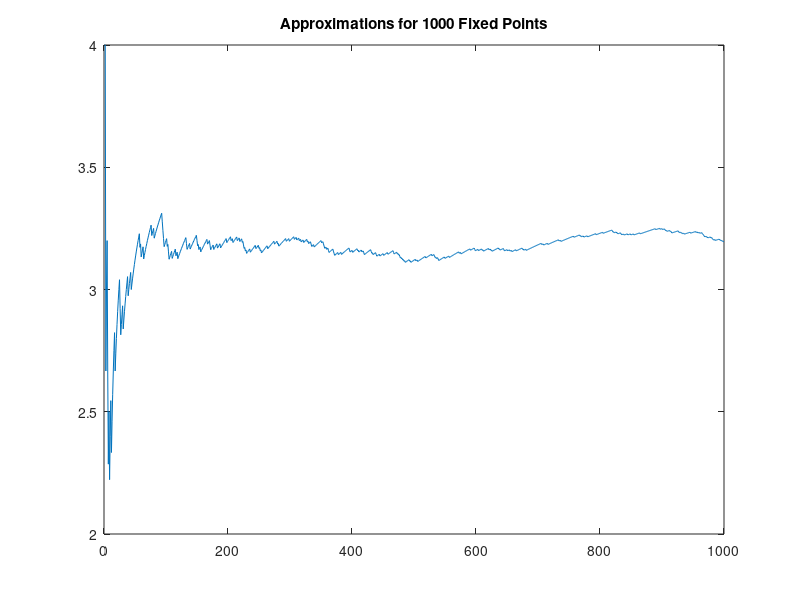

This chart was generated by the following MATLAB code: (Note: this script raises an error after producing the figure.)
%%Homework One AMS595
%%Ramona Tobey 
%%id: 117607747
%{Assignment:The value of π can be estimated using a Monte Carlo algorithm by leveraging the
%relationship between the probability that randomly chosen points in the x − y plane
%fall within a specific region and the area of that region. Specifically, if we randomly
%select (x, y) ∈ [0, 1] × [0, 1] , these points will always lie within a unit square. Some
%of these points may also lie within a quarter of a circle with radius 1, centered at the
%origin. The area of this quarter circle is π/4, which represents the probability that a
%given random point will fall inside the circle. We can use this approach to compute
%π by generating a large number of random points and counting how many fall inside
%the circle compared to the total number of points generated (i.e., those that fall
%within the square). The ratio of these two quantities will approximate π/4. As the
%number of random points increases, the precision of our approximation improves


%Note about my code: for parts A, B, and C I assume that the code of the
%parts not being run will be commented out/run by section to not get three results all at
%once, or copied and pasted sperately to be run. Because of this, I reused
%some variable names through the different parts but it also should be fine
%if it's all ran at once since they are redefined before being used again
%% 

%Part A - for loop:

fixedPoints = [10^3,10^4,10^5,10^6,10^7]; %to set for different amount of fixed points

runTimes = zeros(5); %to store toc output for each number of fixed points

for j=1:5
    tic
    circlePts = 0; %to count how many fall in the circle
    piApproximations = zeros(1,fixedPoints(j)); %store the value corresponding to each i
    %where I run the approximations by creating fixedPoints number of
    %points and counting the ones in the circle
    for i=1:fixedPoints(j)
        x=rand;
        y=rand;
            if x^2+y^2<=1
                circlePts=circlePts+1;
            end
        piApproximations(1,i)=(4*circlePts/i);
    end

    %where I graph how accurate my approximation becomes
    formatSpec = "Approximations for %d Fixed Points";
    titleNumber = fixedPoints(j);
    figureTitle = sprintf(formatSpec, titleNumber);
    figure
        plot(piApproximations)
        title(figureTitle)
        yline(pi)
    runTimes(j)=toc;
end

%where I graph the time it took for each amount of points
figure
plot(fixedPoints,runTimes)
title('Time vs Fixed Points')
ylabel('Time in seconds')
xlabel('number of points')

%% 


% part B: using a while loop to approximate pi to a certain degree of
% precision without using the actual value of pi
% The user can set the sigFig and the max of the confirmationValue to determine the amount
% of accuracy they want and the computing cost they are willing to take up

sigFig=6; %to set a value beforehand
confirmationValue = 0; %what I will use to determine if while loop is done
loopRuns = 0; %to see how long it takes to get there
circlePts = 0; %to count how many fall in the circle
piTryLast = 3; %what will be used to store what approximation I got
format long
while confirmationValue < 30
    loopRuns=loopRuns+1;
    x = rand;
    y = rand;
    if x^2+y^2<=1
        circlePts=circlePts+1;
    end
    piTryNew = round(4 * circlePts / loopRuns,sigFig,'significant');
    if piTryNew == piTryLast
        confirmationValue = confirmationValue+1;
    else
        piTryLast = piTryNew; % Update the last approximation
    end
end
piTryNew
loopRuns

%% 

%Part three: making part two into a function that also plots the points

piSpec(4)

function piApprox = piSpec(s)
    confirmationValue = 0; %what I will use to determine if while loop is done
    loopRuns = 0; %to see how long it takes to get there
    circlePts = 0; %to count how many fall in the circle
    piTryLast = 3; %what will be used to store what approximation I got
    format long
    figure;
    hold on;
    x1 = linspace(0,1);
    y1 = sqrt(1-x1.^2);
    plot (x1,y1);
    title('plotted points')
    xRandomsCircle = [];
    yRandomsCircle = [];
    xRandomsNoCircle = [];
    yRandomsNoCircle = [];
    while confirmationValue < 20
        loopRuns=loopRuns+1;
        x = rand;
        y = rand;
        if x^2+y^2<=1
            circlePts=circlePts+1;
            xRandomsCircle = [xRandomsCircle,x];
            yRandomsCircle = [yRandomsCircle,y];
          
        else
            xRandomsNoCircle = [xRandomsNoCircle,x];
            yRandomsNoCircle = [yRandomsNoCircle,y];
        end
        piApprox = round(4 * circlePts / loopRuns,s,'significant');
        if piApprox == piTryLast
            confirmationValue = confirmationValue+1;
        else
            piTryLast = piApprox; % Update the last approximation
        end
    end
    %graph all the points I stored
    scatter (xRandomsCircle,yRandomsCircle,'.','b')
    hold on;
    scatter(xRandomsNoCircle, yRandomsNoCircle, '.', 'r')
    textOnGraph = ["Pi Approximation: " , num2str(piApprox)];
    text(0.5, 0.5, textOnGraph, 'HorizontalAlignment', 'center', 'FontSize', 12, 'Color', 'k')
    hold off;
    piApprox
end
%% 


